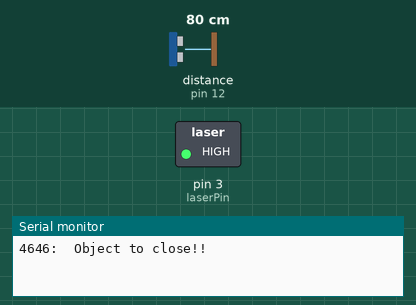
The sketch below on a simulated Arduino Uno, built with avr-gcc and run on an emulated ATmega328P. Parts: switched loads named in the sketch (green lamp = pin HIGH), the last lines printed to the serial monitor. Wiring (inferred from the names in the program): ultrasonic range finder: trigger pin 11; echo pin 12. The test bench sets the inputs (shaded band); at power-on: distance to the obstacle (sensor on pin 12) 80 cm. The echo pulse lasts 58.3 µs per cm; pins used as bus, display or sensor lines are not drawn.

Above: at 1.2 s.
1.3 s: distance to the obstacle (sensor on pin 12) set to 90 cm
2.8 s: distance to the obstacle (sensor on pin 12) set to 98 cm
At 3.6 s:
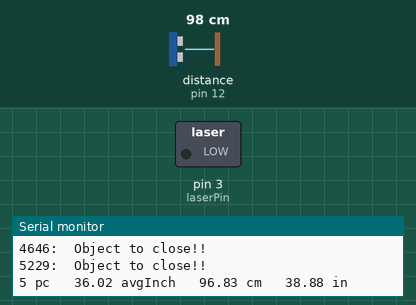
5.7 s: distance to the obstacle (sensor on pin 12) set to 2 cm
At 7.9 s:
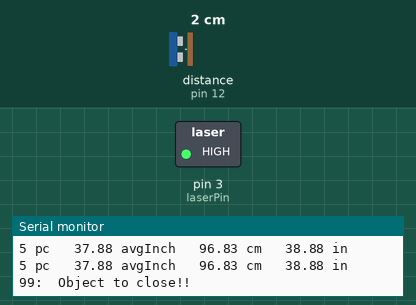
8.3 s: distance to the obstacle (sensor on pin 12) set to 120 cm
At 10.3 s:
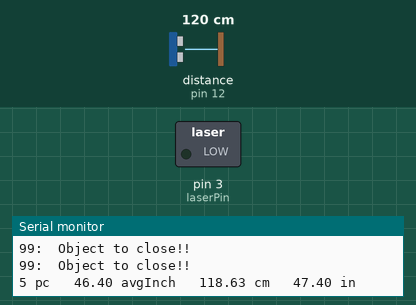
Timing chart, 0 to 11.8 s (numbered marks = the images above; inputs shaded):
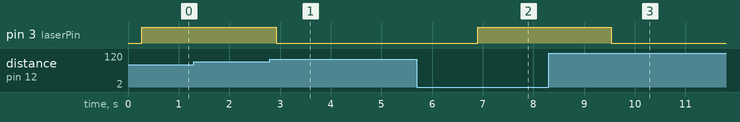

The sketch:

laserRange.ino
```cpp
// Pins
const int TRIG_PIN = 11;
const int ECHO_PIN = 12;
int laserPin = 3;


// Anything over 400 cm (23200 us pulse) is "out of range"
const unsigned int MAX_DIST  = 23200, MIN_DIST = 5500;
float avgDist = 0, dist, cm,inches;
int pingCount,avgCount;
unsigned long pulse_width;

void setup() {

  //lcd.Begin(16,2)
  // The Trigger pin will tell the sensor to range find
  pinMode(TRIG_PIN, OUTPUT);
  digitalWrite(TRIG_PIN, LOW);
  pinMode(laserPin,OUTPUT);

  // We'll use the serial monitor to view the sensor output
  Serial.begin(9600);
}

void loop() {

  unsigned long t1;
  unsigned long t2;


  // Hold the trigger pin high for at least 10 us
  digitalWrite(TRIG_PIN, HIGH);
  delayMicroseconds(10);
  digitalWrite(TRIG_PIN, LOW);

  // Wait for pulse on echo pin
 // while ( digitalRead(ECHO_PIN) == 0 );
 pulse_width = pulseIn(ECHO_PIN,HIGH);

  // Calculate distance in centimeters and inches. The constants
  // are found in the datasheet.
  cm = (pulse_width*0.034)/2;// / 58.0;
  inches = (pulse_width*0.0133)/2; // 148.0;
  pingCount++;
  //set average distance and reset it every x pings
  if(pingCount>5){
     dist=inches;
     pingCount= 1;
  }
  else {
  dist= dist+inches++;
  avgDist = dist/pingCount;
  }
  if(pingCount==5){
  lightLaser();
  }
  if (avgDist < 10){
   // playTone(); //previously had it play tones over a piezo based on distance from the sensor
  }
  else {
   // noTone(piezo);
    }

  // Wait at least 60ms before next measurement
  delay(60);
}
void lightLaser()
{
    // Print out results
  if ( pulse_width > MAX_DIST ) {
    digitalWrite(laserPin,LOW);
  }
  else if (pulse_width <MIN_DIST) {
      Serial.print(pulse_width);
      Serial.println(":  Object to close!!") ;
      digitalWrite(laserPin,HIGH);

    }
  else  {
    Serial.print(pingCount);
    Serial.print(" pc \t");
    Serial.print(avgDist);
    Serial.print(" avgInch \t");
    Serial.print(cm);
    Serial.print(" cm \t");
    Serial.print(inches);
    Serial.println(" in");
digitalWrite(laserPin,LOW);
  }
  delay(1000);
}
```

Measured:
- the behaviour switches between 94 and 95 cm on distance to the obstacle (sensor on pin 12) (found by bisection; images 0 and 1)
- after the input at 2.8 s, pin 3 (laserPin): HIGH → LOW after 0.13 s
- after the input at 5.7 s, pin 3 (laserPin): LOW → HIGH after 1.2 s
- after the input at 8.3 s, pin 3 (laserPin): HIGH → LOW after 1.2 s
